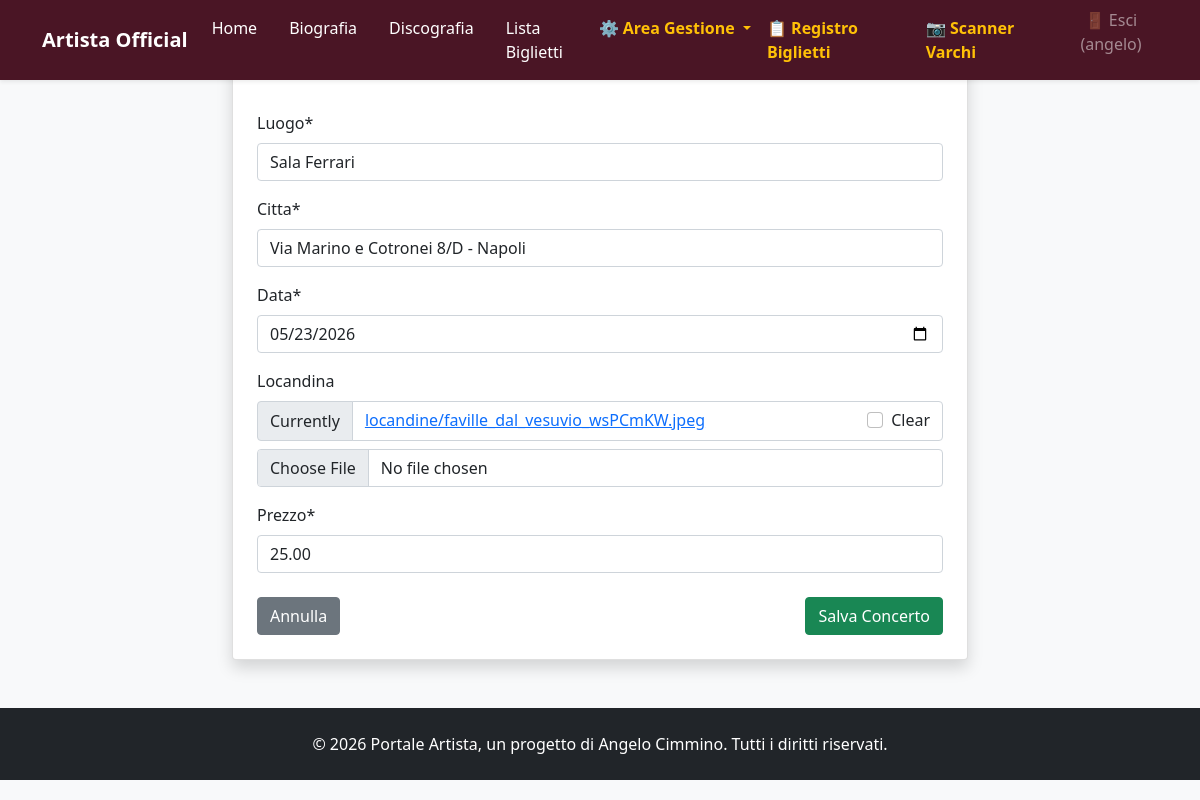
/concerti/5/modifica/ (signed in), run on an earlier commit of the app's database.
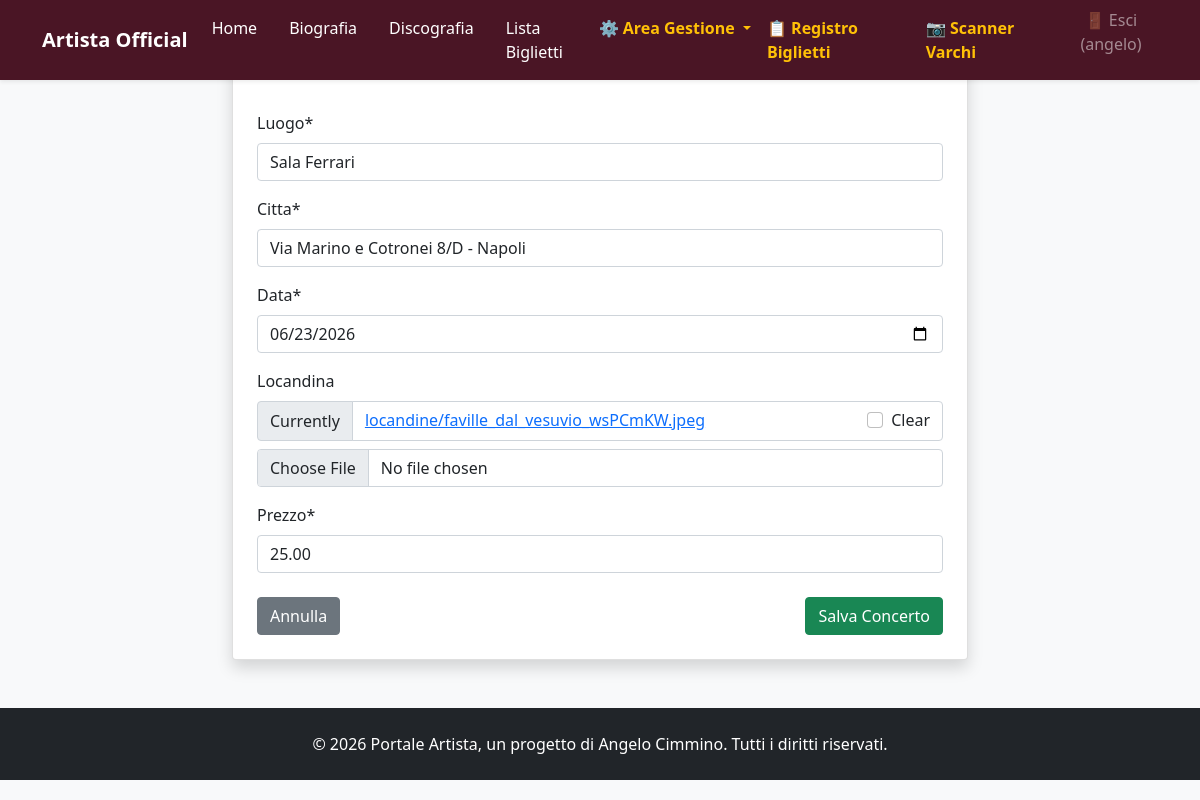
And on a later commit of the database.
### tributo/models.py (models this page shows, shortened)
class Concerto(models.Model):
    luogo = models.CharField(max_length=200)
    citta = models.CharField(max_length=100)
    data = models.DateField()
    locandina = models.ImageField(upload_to='locandine/', blank=True, null=True)
    prezzo = models.DecimalField(max_digits=6, decimal_places=2, default=25.00)

### tributo/views.py (the view)
# urls.py: path('concerti/<int:pk>/modifica/', views.ConcertoUpdateView.as_view(), name='concerto_update'),
class ConcertoUpdateView(LoginRequiredMixin, UpdateView):
    model = Concerto
    form_class = ConcertoForm
    template_name = 'tributo/concerto_form.html'
    success_url = reverse_lazy('concerto_list')

### tributo/forms.py
class ConcertoForm(forms.ModelForm):
    class Meta:
        model = Concerto
        fields = ['luogo', 'citta', 'data', 'locandina', 'prezzo']
        widgets = {
            'data': forms.DateInput(attrs={'type': 'date'}, format='%Y-%m-%d'),
        }
    def __init__(self, *args, **kwargs):
        super().__init__(*args, **kwargs)
        self.fields['data'].input_formats = ['%Y-%m-%d']

### tributo/templates/tributo/concerto_form.html (shortened to what this page needs)
{% extends 'tributo/base.html' %}
{% load crispy_forms_tags %}
{% block content %}
<div class="container mt-4">
    <div class="row justify-content-center">
        <div class="col-md-8">
            <div class="card shadow p-4">
                <h2>{% if form.instance.pk %}Modifica{% else %}Nuovo{% endif %} Concerto</h2>
                <form method="post" enctype="multipart/form-data" class="mt-3">
                    {{ form|crispy }}
                    <div class="mt-4 d-flex justify-content-between">
                        <a href="{% url 'concerto_list' %}" class="btn btn-secondary">Annulla</a>
                        <button type="submit" class="btn btn-success">Salva Concerto</button>
                    </div>
                </form>
            </div>
        </div>
    </div>
</div>
{% endblock %}

What changed in the data, as far as the page shows it:
changed Concerto "Sala Ferrari": data "05/23/2026" → "06/23/2026"
